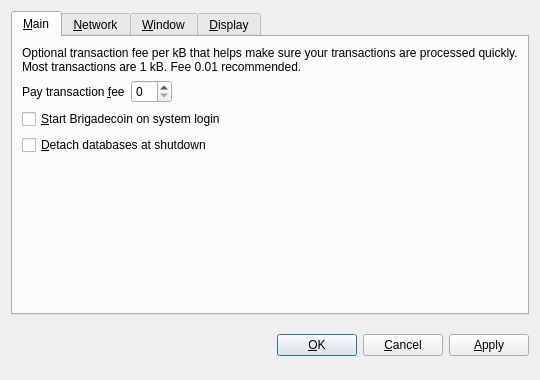
<?xml version="1.0" encoding="UTF-8"?>
<ui version="4.0">
 <class>OptionsDialog</class>
 <widget class="QDialog" name="OptionsDialog">
  <property name="geometry">
   <rect>
    <x>0</x>
    <y>0</y>
    <width>540</width>
    <height>380</height>
   </rect>
  </property>
  <property name="windowTitle">
   <string>Options</string>
  </property>
  <property name="modal">
   <bool>true</bool>
  </property>
  <layout class="QVBoxLayout" name="verticalLayout">
   <item>
    <widget class="QTabWidget" name="tabWidget">
     <property name="tabPosition">
      <enum>QTabWidget::North</enum>
     </property>
     <property name="currentIndex">
      <number>0</number>
     </property>
     <widget class="QWidget" name="tabMain">
      <attribute name="title">
       <string>&amp;Main</string>
      </attribute>
      <layout class="QVBoxLayout" name="verticalLayout_Main">
       <item>
        <widget class="QLabel" name="transactionFeeInfoLabel">
         <property name="text">
          <string>Optional transaction fee per kB that helps make sure your transactions are processed quickly. Most transactions are 1 kB. Fee 0.01 recommended.</string>
         </property>
         <property name="textFormat">
          <enum>Qt::PlainText</enum>
         </property>
         <property name="wordWrap">
          <bool>true</bool>
         </property>
        </widget>
       </item>
       <item>
        <layout class="QHBoxLayout" name="horizontalLayout_Main">
         <item>
          <widget class="QLabel" name="transactionFeeLabel">
           <property name="text">
            <string>Pay transaction &amp;fee</string>
           </property>
           <property name="textFormat">
            <enum>Qt::PlainText</enum>
           </property>
           <property name="buddy">
            <cstring>transactionFee</cstring>
           </property>
          </widget>
         </item>
         <item>
          <widget class="BitcoinAmountField" name="transactionFee"/>
         </item>
         <item>
          <spacer name="horizontalSpacer_Main">
           <property name="orientation">
            <enum>Qt::Horizontal</enum>
           </property>
           <property name="sizeHint" stdset="0">
            <size>
             <width>40</width>
             <height>20</height>
            </size>
           </property>
          </spacer>
         </item>
        </layout>
       </item>
       <item>
        <widget class="QCheckBox" name="bitcoinAtStartup">
         <property name="toolTip">
          <string>Automatically start Brigadecoin after logging in to the system.</string>
         </property>
         <property name="text">
          <string>&amp;Start Brigadecoin on system login</string>
         </property>
        </widget>
       </item>
       <item>
        <widget class="QCheckBox" name="detachDatabases">
         <property name="toolTip">
          <string>Detach block and address databases at shutdown. This means they can be moved to another data directory, but it slows down shutdown. The wallet is always detached.</string>
         </property>
         <property name="text">
          <string>&amp;Detach databases at shutdown</string>
         </property>
        </widget>
       </item>
       <item>
        <spacer name="verticalSpacer_Main">
         <property name="orientation">
          <enum>Qt::Vertical</enum>
         </property>
         <property name="sizeHint" stdset="0">
          <size>
           <width>20</width>
           <height>40</height>
          </size>
         </property>
        </spacer>
       </item>
      </layout>
     </widget>
     <widget class="QWidget" name="tabNetwork">
      <attribute name="title">
       <string>&amp;Network</string>
      </attribute>
      <layout class="QVBoxLayout" name="verticalLayout_Network">
       <item>
        <widget class="QCheckBox" name="mapPortUpnp">
         <property name="toolTip">
          <string>Automatically open the Brigadecoin client port on the router. This only works when your router supports UPnP and it is enabled.</string>
         </property>
         <property name="text">
          <string>Map port using &amp;UPnP</string>
         </property>
        </widget>
       </item>
       <item>
        <widget class="QCheckBox" name="connectSocks">
         <property name="toolTip">
          <string>Connect to the Brigadecoin network through a SOCKS proxy (e.g. when connecting through Tor).</string>
         </property>
         <property name="text">
          <string>&amp;Connect through SOCKS proxy:</string>
         </property>
        </widget>
       </item>
       <item>
        <layout class="QHBoxLayout" name="horizontalLayout_Network">
         <item>
          <widget class="QLabel" name="proxyIpLabel">
           <property name="text">
            <string>Proxy &amp;IP:</string>
           </property>
           <property name="textFormat">
            <enum>Qt::PlainText</enum>
           </property>
           <property name="buddy">
            <cstring>proxyIp</cstring>
           </property>
          </widget>
         </item>
         <item>
          <widget class="QValidatedLineEdit" name="proxyIp">
           <property name="maximumSize">
            <size>
             <width>140</width>
             <height>16777215</height>
            </size>
           </property>
           <property name="toolTip">
            <string>IP address of the proxy (e.g. 127.0.0.1)</string>
           </property>
          </widget>
         </item>
         <item>
          <widget class="QLabel" name="proxyPortLabel">
           <property name="text">
            <string>&amp;Port:</string>
           </property>
           <property name="textFormat">
            <enum>Qt::PlainText</enum>
           </property>
           <property name="buddy">
            <cstring>proxyPort</cstring>
           </property>
          </widget>
         </item>
         <item>
          <widget class="QLineEdit" name="proxyPort">
           <property name="maximumSize">
            <size>
             <width>55</width>
             <height>16777215</height>
            </size>
           </property>
           <property name="toolTip">
            <string>Port of the proxy (e.g. 9050)</string>
           </property>
          </widget>
         </item>
         <item>
          <widget class="QLabel" name="socksVersionLabel">
           <property name="text">
            <string>SOCKS &amp;Version:</string>
           </property>
           <property name="textFormat">
            <enum>Qt::PlainText</enum>
           </property>
           <property name="buddy">
            <cstring>socksVersion</cstring>
           </property>
          </widget>
         </item>
         <item>
          <widget class="QValueComboBox" name="socksVersion">
           <property name="toolTip">
            <string>SOCKS version of the proxy (e.g. 5)</string>
           </property>
          </widget>
         </item>
         <item>
          <spacer name="horizontalSpacer_Network">
           <property name="orientation">
            <enum>Qt::Horizontal</enum>
           </property>
           <property name="sizeHint" stdset="0">
            <size>
             <width>40</width>
             <height>20</height>
            </size>
           </property>
          </spacer>
         </item>
        </layout>
       </item>
       <item>
        <spacer name="verticalSpacer_Network">
         <property name="orientation">
          <enum>Qt::Vertical</enum>
         </property>
         <property name="sizeHint" stdset="0">
          <size>
           <width>20</width>
           <height>40</height>
          </size>
         </property>
        </spacer>
       </item>
      </layout>
     </widget>
     <widget class="QWidget" name="tabWindow">
      <attribute name="title">
       <string>&amp;Window</string>
      </attribute>
      <layout class="QVBoxLayout" name="verticalLayout_Window">
       <item>
        <widget class="QCheckBox" name="minimizeToTray">
         <property name="toolTip">
          <string>Show only a tray icon after minimizing the window.</string>
         </property>
         <property name="text">
          <string>&amp;Minimize to the tray instead of the taskbar</string>
         </property>
        </widget>
       </item>
       <item>
        <widget class="QCheckBox" name="minimizeOnClose">
         <property name="toolTip">
          <string>Minimize instead of exit the application when the window is closed. When this option is enabled, the application will be closed only after selecting Quit in the menu.</string>
         </property>
         <property name="text">
          <string>M&amp;inimize on close</string>
         </property>
        </widget>
       </item>
       <item>
        <spacer name="verticalSpacer_Window">
         <property name="orientation">
          <enum>Qt::Vertical</enum>
         </property>
         <property name="sizeHint" stdset="0">
          <size>
           <width>20</width>
           <height>40</height>
          </size>
         </property>
        </spacer>
       </item>
      </layout>
     </widget>
     <widget class="QWidget" name="tabDisplay">
      <attribute name="title">
       <string>&amp;Display</string>
      </attribute>
      <layout class="QVBoxLayout" name="verticalLayout_Display">
       <item>
        <layout class="QHBoxLayout" name="horizontalLayout_1_Display">
         <item>
          <widget class="QLabel" name="langLabel">
           <property name="text">
            <string>User Interface &amp;language:</string>
           </property>
           <property name="textFormat">
            <enum>Qt::PlainText</enum>
           </property>
           <property name="buddy">
            <cstring>lang</cstring>
           </property>
          </widget>
         </item>
         <item>
          <widget class="QValueComboBox" name="lang">
           <property name="toolTip">
            <string>The user interface language can be set here. This setting will take effect after restarting Brigadecoin.</string>
           </property>
          </widget>
         </item>
        </layout>
       </item>
       <item>
        <layout class="QHBoxLayout" name="horizontalLayout_2_Display">
         <item>
          <widget class="QLabel" name="unitLabel">
           <property name="text">
            <string>&amp;Unit to show amounts in:</string>
           </property>
           <property name="textFormat">
            <enum>Qt::PlainText</enum>
           </property>
           <property name="buddy">
            <cstring>unit</cstring>
           </property>
          </widget>
         </item>
         <item>
          <widget class="QValueComboBox" name="unit">
           <property name="toolTip">
            <string>Choose the default subdivision unit to show in the interface and when sending coins.</string>
           </property>
          </widget>
         </item>
        </layout>
       </item>
       <item>
        <widget class="QCheckBox" name="displayAddresses">
         <property name="toolTip">
          <string>Whether to show Brigadecoin addresses in the transaction list or not.</string>
         </property>
         <property name="text">
          <string>&amp;Display addresses in transaction list</string>
         </property>
        </widget>
       </item>
       <item>
        <widget class="QCheckBox" name="coinControlFeatures">
         <property name="toolTip">
          <string>Whether to show coin control features or not.</string>
         </property>
         <property name="text">
          <string>Display coin &amp;control features (experts only!)</string>
         </property>
        </widget>
       </item>
       <item>
        <spacer name="verticalSpacer_Display">
         <property name="orientation">
          <enum>Qt::Vertical</enum>
         </property>
         <property name="sizeHint" stdset="0">
          <size>
           <width>20</width>
           <height>40</height>
          </size>
         </property>
        </spacer>
       </item>
      </layout>
     </widget>
    </widget>
   </item>
   <item>
    <layout class="QHBoxLayout" name="horizontalLayout_Buttons">
     <item>
      <spacer name="horizontalSpacer_1">
       <property name="orientation">
        <enum>Qt::Horizontal</enum>
       </property>
       <property name="sizeHint" stdset="0">
        <size>
         <width>40</width>
         <height>48</height>
        </size>
       </property>
      </spacer>
     </item>
     <item>
      <widget class="QLabel" name="statusLabel">
       <property name="font">
        <font>
         <weight>75</weight>
         <bold>true</bold>
        </font>
       </property>
       <property name="text">
        <string/>
       </property>
       <property name="textFormat">
        <enum>Qt::PlainText</enum>
       </property>
       <property name="wordWrap">
        <bool>true</bool>
       </property>
      </widget>
     </item>
     <item>
      <spacer name="horizontalSpacer_2">
       <property name="orientation">
        <enum>Qt::Horizontal</enum>
       </property>
       <property name="sizeHint" stdset="0">
        <size>
         <width>40</width>
         <height>48</height>
        </size>
       </property>
      </spacer>
     </item>
     <item>
      <widget class="QPushButton" name="okButton">
       <property name="text">
        <string>&amp;OK</string>
       </property>
      </widget>
     </item>
     <item>
      <widget class="QPushButton" name="cancelButton">
       <property name="text">
        <string>&amp;Cancel</string>
       </property>
       <property name="autoDefault">
        <bool>false</bool>
       </property>
      </widget>
     </item>
     <item>
      <widget class="QPushButton" name="applyButton">
       <property name="text">
        <string>&amp;Apply</string>
       </property>
       <property name="autoDefault">
        <bool>false</bool>
       </property>
      </widget>
     </item>
    </layout>
   </item>
  </layout>
 </widget>
 <customwidgets>
  <customwidget>
   <class>BitcoinAmountField</class>
   <extends>QSpinBox</extends>
   <header>bitcoinamountfield.h</header>
  </customwidget>
  <customwidget>
   <class>QValueComboBox</class>
   <extends>QComboBox</extends>
   <header>qvaluecombobox.h</header>
  </customwidget>
  <customwidget>
   <class>QValidatedLineEdit</class>
   <extends>QLineEdit</extends>
   <header>qvalidatedlineedit.h</header>
  </customwidget>
 </customwidgets>
 <resources/>
 <connections/>
</ui>
